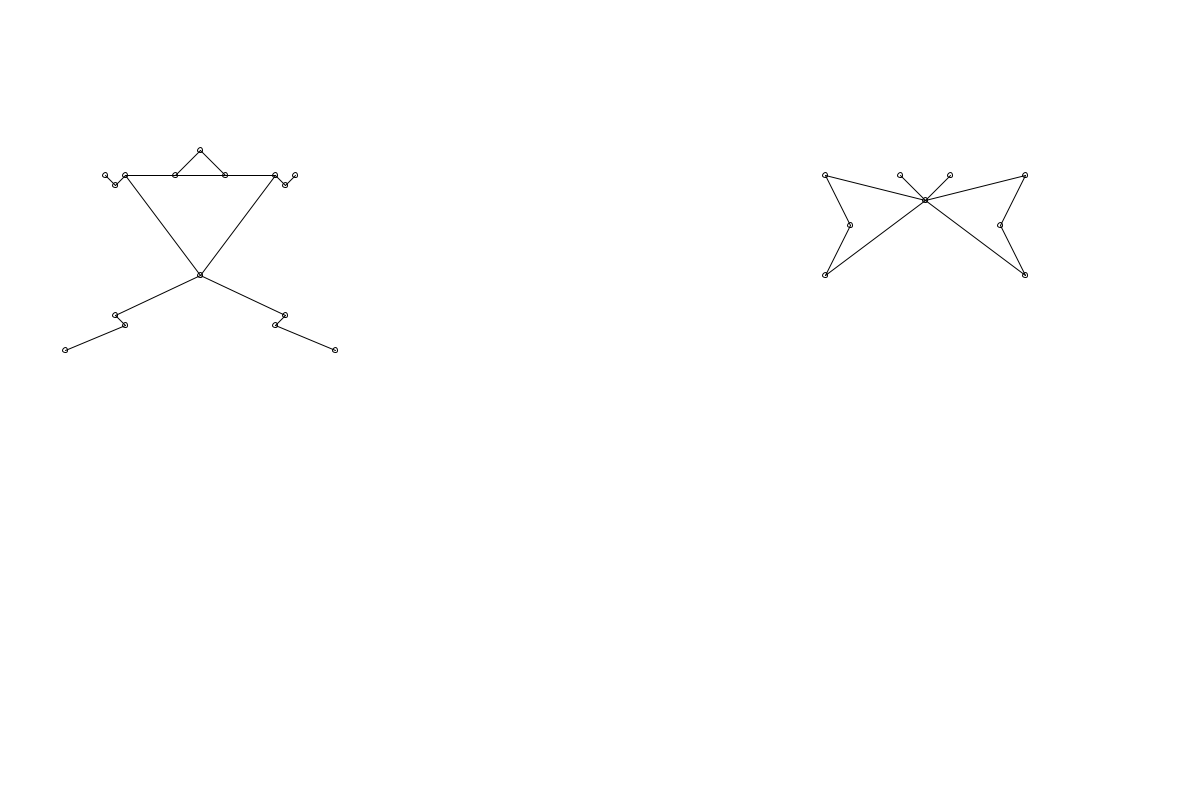
Frame 1 (no input)
Frame 60 (the mouse pressed at the canvas centre just before this capture): identical to frame 1, image omitted
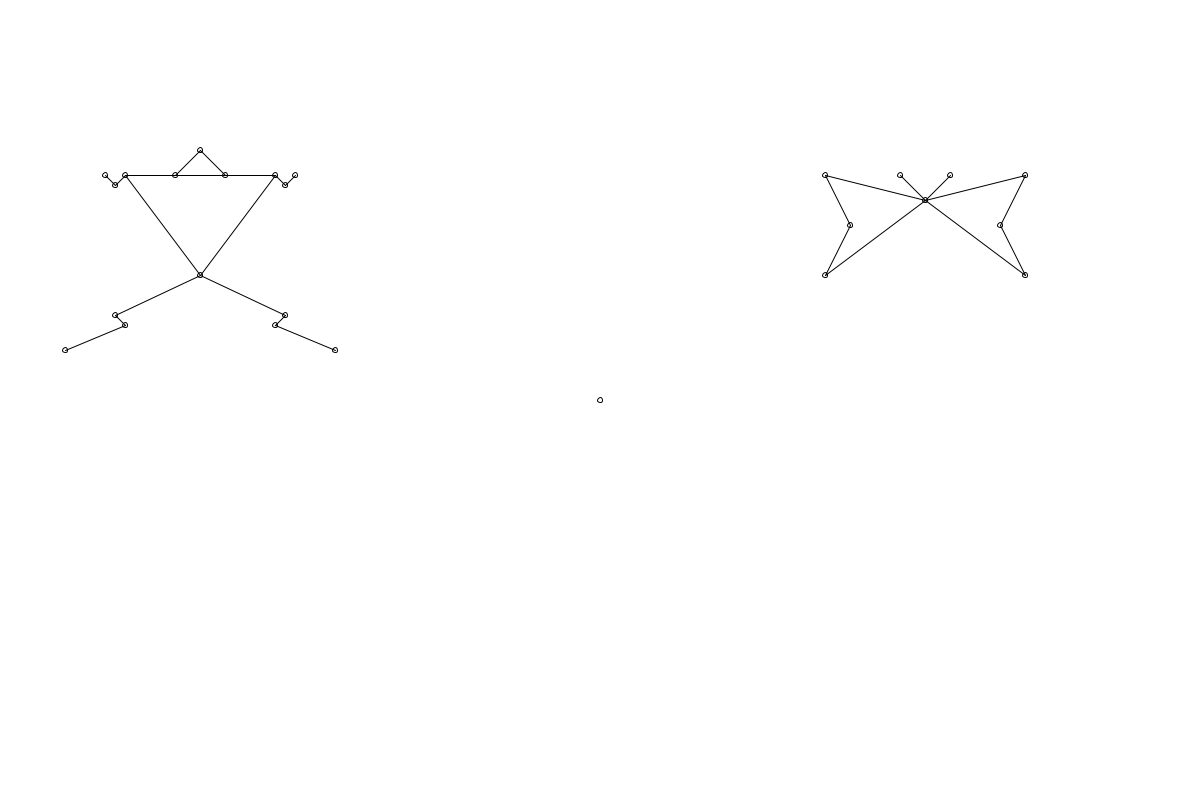
Frame 120 (the mouse held since frame 60 and released just before this capture)

The Processing sketch that drew these frames (run headless with seeded random() and noise(); from frame 60 on, the mouse is pressed at the canvas centre):

// Processing sketch: MassSpringLocomotion
// ── MassSpringLocomotion.pde
float border_margin;
float circle_extent;
int point_cnt;

int moth_cnt = 0; // this is only a temporary variable 

boolean continuous;

ArrayList<Point> points; // this is left with the purpose of debugging
ArrayList<Point> frog_points;
ArrayList<Point> moth_points;

Spring[][] springs_for_frog;
Spring[][] springs_for_moth;

void setup() {
  size(1200, 800);
  background(255, 255, 255);
  
  border_margin = 10;
  point_cnt = 100; // this probably should be deleted afterward
  circle_extent = 5;
  
  continuous = false;
  
  springs_for_frog = new Spring[point_cnt][point_cnt];
  springs_for_moth = new Spring[point_cnt][point_cnt];
  
  initializePoints();
  //points = new ArrayList<Point>();
  
  frog_points = new ArrayList<Point>();
  buildFrog();
  
  moth_points = new ArrayList<Point>();
  buildMoth();
}

void draw() {
  background(255, 255, 255);
  applyDrag(); // move points by dragging
  
  if (continuous == true) {
    // clear the trail left by the moving points
    simulateOneStep();
  }
  displayPoints(frog_points);
  displayPoints(moth_points);
  displaySprings();
}

void keyPressed() {
  if (key == 'a') {
    // this is just a test
    addSpringForTwoPoints(0, 1, springs_for_frog);
  } else if (key == 's') {
    simulateOneStep();
  } else if (key == 'r') {
    // reset
    frog_points = new ArrayList<Point>();
    springs_for_frog = new Spring[point_cnt][point_cnt];
    buildFrog();
    
    moth_points = new ArrayList<Point>();
    springs_for_moth = new Spring[point_cnt][point_cnt];
    buildMoth();
  }
}

void mousePressed() {
  //println("Cnt: " + moth_cnt + " X: " + mouseX + " Y: " + mouseY);
  moth_points.add(new Point(mouseX, mouseY, 5));
  for (Point point : frog_points) {
    point.detectBeingClicked(mouseX, mouseY);
  }
  for (Point point : moth_points) {
    point.detectBeingClicked(mouseX, mouseY);
  }
}

void mouseReleased() {
  for (Point point : frog_points) {
    point.stopDrag();
  }
  for (Point point : moth_points) {
    point.stopDrag();
  }
}

// ── Frog.pde
void buildFrog() {
  // these are spring constants for different parts of body
  float head_spring_constant = 0.02;
  float body_spring_constant = 0.003;
  float forearm_spring_constant = 0.001;
  float leg_weak_spring_constant = 0.005;
  float leg_strong_spring_constant = 0.01;
  
  // these are rest length coefficients for different parts of body
  float head_length_coefficient = 1.0;
  float body_length_coefficient = 1.0;
  float forearm_length_coefficient = 1.0;
  float leg_weak_length_coefficient = 0.8;
  float leg_strong_length_coefficient = 1.3;
  
  // build head triangle
  frog_points.add(new Point(200, 150));
  frog_points.add(new Point(175, 175));
  frog_points.add(new Point(225, 175));
  
  addSpringForTwoPoints(0, 1, head_spring_constant, 
    getDist(0, 1, frog_points) * head_length_coefficient, springs_for_frog, frog_points);
  addSpringForTwoPoints(0, 2, head_spring_constant, 
    getDist(0, 2, frog_points) * head_length_coefficient, springs_for_frog, frog_points);
  addSpringForTwoPoints(1, 2, head_spring_constant, 
    getDist(1, 2, frog_points) * head_length_coefficient, springs_for_frog, frog_points);                        
  
  // build body triangle
  frog_points.add(new Point(125, 175));
  frog_points.add(new Point(275, 175));
  frog_points.add(new Point(200, 275));
  
  addSpringForTwoPoints(1, 3, body_spring_constant, 
                        getDist(1, 3, frog_points) * body_length_coefficient, 
                        springs_for_frog, frog_points);
  addSpringForTwoPoints(2, 4, body_spring_constant, 
                        getDist(2, 4, frog_points) * body_length_coefficient, 
                        springs_for_frog, frog_points);  
  addSpringForTwoPoints(3, 5, body_spring_constant, 
                        getDist(3, 5, frog_points) * body_length_coefficient, 
                        springs_for_frog, frog_points);
  addSpringForTwoPoints(4, 5, body_spring_constant, 
                        getDist(4, 5, frog_points) * body_length_coefficient, 
                        springs_for_frog, frog_points);
  
  // build left forearm
  frog_points.add(new Point(115, 185));
  frog_points.add(new Point(105, 175));
  
  addSpringForTwoPoints(3, 6, forearm_spring_constant, 
                        getDist(3, 6, frog_points) * forearm_length_coefficient, 
                        springs_for_frog, frog_points);
  addSpringForTwoPoints(6, 7, forearm_spring_constant, 
                        getDist(6, 7, frog_points) * forearm_length_coefficient, 
                        springs_for_frog, frog_points);

  // build right forearm
  frog_points.add(new Point(285, 185));
  frog_points.add(new Point(295, 175));
  
  addSpringForTwoPoints(4, 8, forearm_spring_constant, 
                        getDist(4, 8, frog_points) * forearm_length_coefficient, 
                        springs_for_frog, frog_points);
  addSpringForTwoPoints(8, 9, forearm_spring_constant, 
                        getDist(8, 9, frog_points) * forearm_length_coefficient, 
                        springs_for_frog, frog_points);
    
  // build left leg
  frog_points.add(new Point(115, 285+30));
  frog_points.add(new Point(125, 295+30));
  frog_points.add(new Point(65, 320+30));

  addSpringForTwoPoints(5, 10, leg_weak_spring_constant, 
                        getDist(5, 10, frog_points) * leg_weak_length_coefficient, 
                        springs_for_frog, frog_points);
  addSpringForTwoPoints(10, 11, 0, 
                        getDist(10, 11, frog_points) * leg_weak_length_coefficient, 
                        springs_for_frog, frog_points);
  addSpringForTwoPoints(11, 12, leg_strong_spring_constant, 
                        getDist(11, 12, frog_points) * leg_strong_length_coefficient, 
                        springs_for_frog, frog_points);
  
  // build right leg
  frog_points.add(new Point(285, 285+30));
  frog_points.add(new Point(275, 295+30));
  frog_points.add(new Point(335, 320+30));
  
  addSpringForTwoPoints(5, 13, leg_weak_spring_constant, 
                        getDist(5, 13, frog_points) * leg_weak_length_coefficient, 
                        springs_for_frog, frog_points);
  addSpringForTwoPoints(13, 14, 0, 
                        getDist(13, 14, frog_points) * leg_weak_length_coefficient, 
                        springs_for_frog, frog_points);
  addSpringForTwoPoints(14, 15, leg_strong_spring_constant, 
                        getDist(14, 15, frog_points) * leg_strong_length_coefficient, 
                        springs_for_frog, frog_points);
}

// ── Moth.pde
void buildMoth() {  

  // these are spring constants for different parts of body
  float head_spring_constant = 0.00;
  float flexible_wing_constant = 0.1;
  float rigid_wing_constant = 0.1;
  
  // these are rest length coefficients for different parts of body
  float strong_wing_coefficient = 0.95;
  float weak_wing_coefficient = 1.05;
  
  // below is for antenna
  PVector left_antenna_coordinate = new PVector(900, 175);
  PVector right_antenna_coordinate = new PVector(950, 175);
  PVector wing_center_coordinate = new PVector(925, 200);
  
  moth_points.add(new Point(left_antenna_coordinate.x, left_antenna_coordinate.y));
  moth_points.add(new Point(right_antenna_coordinate.x, right_antenna_coordinate.y));
  moth_points.add(new Point(wing_center_coordinate.x, wing_center_coordinate.y));
  
  addSpringForTwoPoints(0, 2, head_spring_constant, 
    getDist(0, 2, moth_points) * weak_wing_coefficient, springs_for_moth, moth_points);
  addSpringForTwoPoints(1, 2, head_spring_constant, 
    getDist(1, 2, moth_points) * weak_wing_coefficient, springs_for_moth, moth_points);
  
  // below is for left wing
  PVector left_wing_front = new PVector(825, 175);
  PVector left_wing_mid = new PVector(850, 225);
  PVector left_wing_last = new PVector(825, 275);
  
  moth_points.add(new Point(left_wing_front.x, left_wing_front.y));
  moth_points.add(new Point(left_wing_mid.x, left_wing_mid.y));
  moth_points.add(new Point(left_wing_last.x, left_wing_last.y));
  
  addSpringForTwoPoints(2, 3, flexible_wing_constant, 
    getDist(2, 3, moth_points) * strong_wing_coefficient, springs_for_moth, moth_points);
  addSpringForTwoPoints(3, 4, rigid_wing_constant, 
    getDist(3, 4, moth_points) * weak_wing_coefficient, springs_for_moth, moth_points);
  addSpringForTwoPoints(4, 5, rigid_wing_constant, 
    getDist(4, 5, moth_points) * weak_wing_coefficient, springs_for_moth, moth_points);
  addSpringForTwoPoints(2, 5, flexible_wing_constant, 
    getDist(2, 5, moth_points) * strong_wing_coefficient, springs_for_moth, moth_points);
  
  // below is for right wing
  PVector right_wing_front = new PVector(1025, 175);
  PVector right_wing_mid = new PVector(1000, 225);
  PVector right_wing_last = new PVector(1025, 275);
  
  moth_points.add(new Point(right_wing_front.x, right_wing_front.y));
  moth_points.add(new Point(right_wing_mid.x, right_wing_mid.y));
  moth_points.add(new Point(right_wing_last.x, right_wing_last.y));
  
  addSpringForTwoPoints(2, 6, flexible_wing_constant, 
    getDist(2, 6, moth_points) * strong_wing_coefficient, springs_for_moth, moth_points);
  addSpringForTwoPoints(6, 7, rigid_wing_constant, 
    getDist(6, 7, moth_points) * weak_wing_coefficient, springs_for_moth, moth_points);
  addSpringForTwoPoints(7, 8, rigid_wing_constant, 
    getDist(7, 8, moth_points) * weak_wing_coefficient, springs_for_moth, moth_points);
  addSpringForTwoPoints(2, 8, flexible_wing_constant, 
    getDist(2, 8, moth_points) * strong_wing_coefficient, springs_for_moth, moth_points);
  
  // Testing Code
  //PVector left_antenna_coordinate = new PVector(900, 175);
  //PVector right_antenna_coordinate = new PVector(950, 175);
  //PVector wing_center_coordinate = new PVector(925, 200);
  
  //moth_points.add(new Point(left_antenna_coordinate.x, left_antenna_coordinate.y));
  //moth_points.add(new Point(right_antenna_coordinate.x, right_antenna_coordinate.y));
  //moth_points.add(new Point(wing_center_coordinate.x, wing_center_coordinate.y));
  
  //addSpringForTwoPoints(0, 2, head_spring_constant, 
  //  getDist(0, 2, moth_points) * head_length_coefficient, springs_for_moth, moth_points);
  //addSpringForTwoPoints(1, 2, head_spring_constant, 
  //  getDist(1, 2, moth_points) * head_length_coefficient, springs_for_moth, moth_points);
  //addSpringForTwoPoints(0, 1, head_spring_constant, 
  //  getDist(0, 1, moth_points) * head_length_coefficient, springs_for_moth, moth_points);
}

// ── Point.pde
class Point {
  float mass;
  float damping_ratio;
  float circle_size;
   
  PVector position;
  PVector velocity;
  PVector acceleration;
  
  boolean dragged;
  
  
  Point(float x, float y) {
    mass = 1;
    damping_ratio = 0.998;
    circle_size = circle_extent;
    
    position = new PVector(x, y);
    velocity = new PVector();
    acceleration = new PVector();
    
    dragged = false;
  }
  
  Point(float x, float y, float circle_size) {
    mass = 1;
    damping_ratio = 0.97;
    this.circle_size = circle_size;
    
    position = new PVector(x, y);
    velocity = new PVector();
    acceleration = new PVector();
    
    dragged = false;
  }
  
  void update() {
    //addGravity();
    
    //normalize_and_set_mag("acceleration", 2);
    //println("prev position: " + position.x + ", " + position.y);
    //println("acceleration: " + acceleration.x + ", " + acceleration.y);
    
    velocity.add(acceleration);
    
    applyViscousDampingForce();
    
    //normalize_and_set_mag("velocity", 2);
    
    position.add(velocity);
    
    //println("position: " + position.x + ", " + position.y);
    //println();
    
    bounceBackIfNecessary();
    
    acceleration.mult(0); // clear the acceleration at each step
  }
  
  void applyViscousDampingForce() {
    // get the change of acceleration
    velocity.mult(damping_ratio);
  }
  
  void addGravity() {
    PVector gravity = new PVector(0, 0.05);
    applyForce(gravity);
  }
  
  void addSpringForce(PVector spring_force) {
    applyForce(spring_force);
  }
  
  void applyForce(PVector force) {
    force.div(mass);
    acceleration.add(force);
  }
  
  void bounceBackIfNecessary() {
    if (position.x < border_margin) {
      velocity.x = abs(velocity.x);
      //acceleration.x = abs(acceleration.x);
    }
    if (position.y < border_margin) {
      velocity.y = abs(velocity.y);
      //acceleration.y = abs(acceleration.y);
    }
    if (position.x > width-border_margin) {
      velocity.x = -abs(velocity.x);
      //acceleration.x = -abs(acceleration.x);
    }
    if (position.y > height-border_margin) {
      velocity.y = -abs(velocity.y);
      //println("acceleration y: " + acceleration.y);
      //println("velocity.y: " + velocity.y);
      //acceleration.y = -abs(acceleration.y);
    }
  }
    
  void display() {
    circle(position.x, position.y, circle_size);
  }
  
  void detectBeingClicked(int mouse_x, int mouse_y) {
    float distance = dist(mouse_x, mouse_y, position.x, position.y);
    if (distance <= circle_extent) {
      dragged = true;
    }
  }
  
  void moveByDrag(int mouse_x, int mouse_y) {
    if (dragged == true) {
      position.x = mouse_x;
      position.y = mouse_y;
    }
  }
  
  void stopDrag() {
    dragged = false;
  }
  
  void normalize_and_set_mag(String type, float mag) {
    PVector target;
    if (type.equals("acceleration")) {
      target = acceleration;
    } else if (type.equals("velocity")) {
      target = velocity;
    } else {
      println("Invalid type!");
      return;
    }
    target.normalize();
    target.setMag(mag);
  }
}

// ── Spring.pde
class Spring {
  Point p1;
  Point p2;
  
  float spring_constant;
  float rest_length;
  
  float frequency;
  float phase;
  float amplitude;
  
  float time_cnt;


  Spring(Point p1, Point p2) {
    this.p1 = p1;
    this.p2 = p2;
    
    spring_constant = 0.1;
    rest_length = 100;
    
    amplitude = rest_length;
    phase = 2 * PI;
    frequency = 1;
    
    time_cnt = 0;
  }

  Spring(Point p1, Point p2, float spring_constant, float rest_length) {
    this.p1 = p1;
    this.p2 = p2;
    
    this.spring_constant = spring_constant;
    this.rest_length = rest_length;
    
    amplitude = rest_length;
    phase = 2 * PI;
    frequency = 1;
    
    time_cnt = 0;
  }
  
  void addSpringForceToPoint1(Point point_1, Point point_2) {
    //println("prev point_1: " + point_1.position.x + ", " + point_1.position.y);
    //println("prev point_2: " + point_2.position.x + ", " + point_2.position.y);
    
    PVector position_diff = PVector.sub(point_1.position, point_2.position);
    
    //println("point_1: " + point_1.position.x + ", " + point_1.position.y);
    //println("point_2: " + point_2.position.x + ", " + point_2.position.y);
    //println("position_diff: " + position_diff.x + ", " + position_diff.y);
    
    float distance = position_diff.mag();
    //println("distance: " + distance);
    
    float displacement = distance - rest_length;
    
    PVector direction = position_diff.normalize();
    PVector spring_force = direction.mult(-1 * spring_constant * displacement);
    
    //println("spring_force: " + spring_force.x + ", " + spring_force.y);
    //println("point_1: " + point_1.position.x + ", " + point_1.position.y);
    //println("point_2: " + point_2.position.x + ", " + point_2.position.y);
    //println();
    
    point_1.addSpringForce(spring_force);
  }
  
  void applySpringForceToBothPoints() {
    addSpringForceToPoint1(p1, p2);
    addSpringForceToPoint1(p2, p1);
  }
  
  void updateStringRestLength() {
    //rest_length = rest_length + amplitude*sin(2*PI*frequency*time_cnt + phase);
    
    //println("amplitude: " + amplitude + " osicllation: " + sin(2*PI*frequency*time_cnt + phase));
    //println("rest length: " + rest_length);
    
    //time_cnt += 0.4;
  }
  
  void display() {
    line(p1.position.x, p1.position.y, p2.position.x, p2.position.y);
  }
}

// ── Utils.pde
void initializePoints() {
  points = new ArrayList<Point>();
  for (int i = 0; i < point_cnt; i++) {
    points.add(new Point(random(width), random(height)));
  }
}

void addSpringForTwoPoints(int point_idx_1, int point_idx_2, Spring[][] collection) {
  if (point_idx_1 == point_idx_2) {
    println("Indexes of points should be different!");
    return;
  } else if (0 > point_idx_1 || point_idx_1 >= point_cnt ||
    0 > point_idx_2 || point_idx_2 >= point_cnt) {
    println("At least one index of points is invalid");
    return;
  }
  // make sure that the index of the first point is less than that of the second 
  // to avoid conflict (e.g. the springs for (1, 2) and (2, 1) should be the same)
  if (point_idx_1 > point_idx_2) {
    int tmp = point_idx_1;
    point_idx_1 = point_idx_2;
    point_idx_2 = tmp;
  }
  Point p1 = points.get(point_idx_1);
  Point p2 = points.get(point_idx_2);
    
  collection[point_idx_1][point_idx_2] = new Spring(p1, p2);
}

void addSpringForTwoPoints(int point_idx_1, int point_idx_2, 
 float spring_constant, float rest_length, Spring[][] collection, ArrayList<Point> points) {
  if (point_idx_1 == point_idx_2) {
    println("Indexes of points should be different!");
    return;
  } else if (0 > point_idx_1 || point_idx_1 >= point_cnt ||
    0 > point_idx_2 || point_idx_2 >= point_cnt) {
    println("At least one index of points is invalid");
    return;
  }
  // make sure that the index of the first point is less than that of the second 
  // to avoid conflict (e.g. the springs for (1, 2) and (2, 1) should be the same)
  if (point_idx_1 > point_idx_2) {
    int tmp = point_idx_1;
    point_idx_1 = point_idx_2;
    point_idx_2 = tmp;
  }
  Point p1 = points.get(point_idx_1);
  Point p2 = points.get(point_idx_2);
    
  collection[point_idx_1][point_idx_2] = new Spring(p1, p2, spring_constant, rest_length);
}

float getDist(int i, int j, ArrayList<Point> points) {
  Point p_i = points.get(i);
  Point p_j = points.get(j);
  
  return p_i.position.dist(p_j.position);
}

void applyDrag() {
  for (Point point : points) {
    point.moveByDrag(mouseX, mouseY);
  }
}

void simulateOneStep() {
  updatePoints();
  updateSprings();
}

void updatePoints() {
  updatePointsHelper(frog_points);
  updatePointsHelper(moth_points);
}

void updatePointsHelper(ArrayList<Point> points) {
  for (Point point : points) {
    point.update();
  }
}

void displayPoints(ArrayList<Point> points) {
  for (Point point : points) {
    point.display();
  }
}

void updateSprings() {
  displayOrUpdateSpringsHelper(springs_for_frog, false);
  displayOrUpdateSpringsHelper(springs_for_moth, false);
}

void displaySprings() {
  displayOrUpdateSpringsHelper(springs_for_frog, true);
  displayOrUpdateSpringsHelper(springs_for_moth, true);
}

void displayOrUpdateSpringsHelper(Spring[][] spring_collections, boolean display) {
  for (int i = 0; i < spring_collections.length; i += 1) {
    for (int j = 0; j < spring_collections[0].length; j += 1) {
      if (spring_collections[i][j] != null) {
        if (display == true) {
          spring_collections[i][j].display();
        } else {
          spring_collections[i][j].updateStringRestLength();
          spring_collections[i][j].applySpringForceToBothPoints();
        }
      }
    }
  }
}
